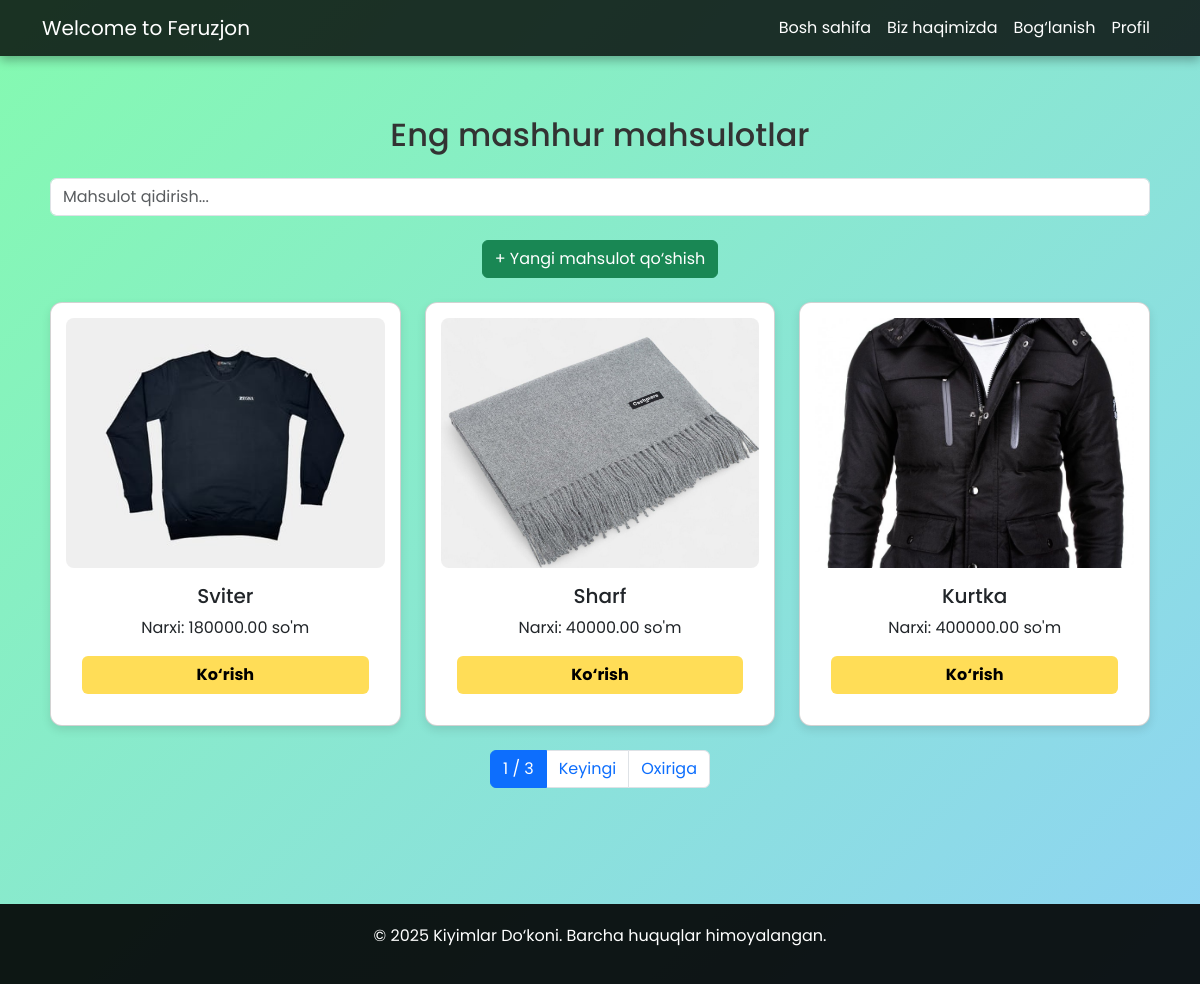
/products/ (signed in), run on an earlier commit of the app's database.
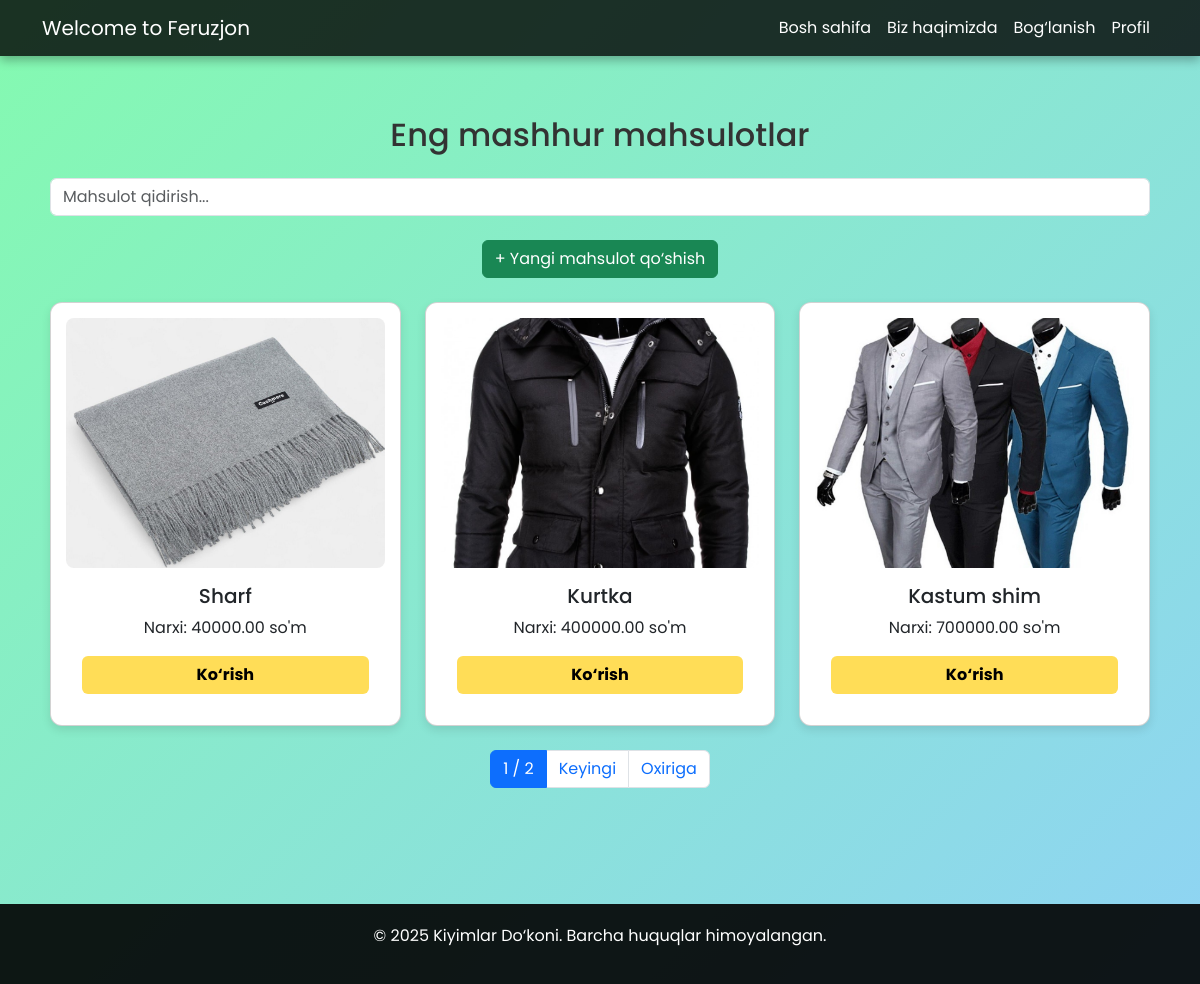
And on a later commit of the database.
### accaunt/models.py (models this page shows, shortened)
class CustomUser(AbstractUser):
    phone = models.CharField(max_length=15, blank=True, null=True)
    profile_image = models.ImageField(upload_to='profile_images/', default='profile_image/default.png', null=True, blank=True)
    groups = models.ManyToManyField(
        "auth.Group",
        related_name="customuser_set",
        blank=True
    )
    user_permissions = models.ManyToManyField(
        "auth.Permission",
        related_name="customuser_permissions_set",
        blank=True
    )

### home/models.py (models this page shows, shortened)
class Product(models.Model):
    name = models.CharField(max_length=100)
    price = models.DecimalField(max_digits=10, decimal_places=2)
    color = models.CharField(max_length=50)
    quantity = models.PositiveIntegerField()
    description = models.CharField(max_length=150)
    image = models.ImageField(upload_to='images/', default='defaults/default.jpg' ,null= True, blank=True)
    created_at = models.DateTimeField(auto_now_add=True)
    updated_at = models.DateTimeField(auto_now=True)
    class Meta:
        ordering = ['-created_at', '-updated_at']
        verbose_name_plural = 'Products'
        verbose_name = 'Product'

### home/views.py (the view)
# urls.py: path('products/', Products.as_view(), name='products'),
class Products(LoginRequiredMixin, View):
    login_url = 'login'
    def get(self, request):
        q = request.GET.get('q')
        user = request.user
        if q:
            products = Product.objects.filter(Q(name__icontains=q) | Q(price__icontains=q))
        else:
            product = Product.objects.all()
            paginator = Paginator(product, 3)
            page_number = request.GET.get("page")
            products = paginator.get_page(page_number)
        return render(request, 'home/products.html', {'products': products, 'user': user})

### templates/home/products.html (shortened to what this page needs)
{% load static %}
<!DOCTYPE html>
<html lang="uz">
<head>
    <link rel="stylesheet" href="https://cdn.jsdelivr.net/npm/bootstrap@5.3.0/dist/css/bootstrap.min.css">
</head>
<body>
    <nav class="navbar navbar-expand-lg">
        <div class="container">
            <a class="navbar-brand" href="#">Welcome to {{ user.first_name }}</a>
            <div class="collapse navbar-collapse" id="navbarNav">
                <ul class="navbar-nav ms-auto">
                    <li class="nav-item"><a class="nav-link" href="{% url 'home' %}">Bosh sahifa</a></li>
                    <li class="nav-item"><a class="nav-link" href="{% url 'about' %}">Biz haqimizda</a></li>
                    <li class="nav-item"><a class="nav-link" href="{% url 'contact' %}">Bog‘lanish</a></li>
                    <li class="nav-item"><a class="nav-link" href="{% url 'profile' %}">Profil</a></li>
                </ul>
            </div>
        </div>
    </nav>
    <section class="container products" id="products">
        <h2 class="mb-4">Eng mashhur mahsulotlar</h2>
        <form method="GET" action="{% url 'products' %}" class="mb-4">
            <input type="text" name="q" class="form-control" placeholder="Mahsulot qidirish...">
        </form>
        <a href="{% url 'create' %}" class="btn btn-success mb-4">+ Yangi mahsulot qo‘shish</a>
        <div class="row">
            {% for kiyim in products %}
                <div class="col-md-4 mb-4">
                    <div class="card product-card">
                        {% if kiyim.image %}
                            <img src="{{ kiyim.image.url }}" alt="{{ kiyim.name }}">
                        {% else %}
                            <img src="/media/defaults/default.jpg" alt="Standart rasm">
                        {% endif %}
                        <div class="card-body">
                            <h5 class="card-title">{{ kiyim.name }}</h5>
                            <p class="card-text">Narxi: {{ kiyim.price }} so'm</p>
                            <a href="{% url 'detail' kiyim.id %}" class="btn btn-custom">Ko‘rish</a>
                        </div>
                    </div>
                </div>
            {% endfor %}
        </div>
        <nav>
            <ul class="pagination justify-content-center">
                <li class="page-item active"><span class="page-link">{{ products.number }} / {{ products.paginator.num_pages }}</span></li>
                {% if products.has_next %}
                    <li class="page-item"><a class="page-link" href="?page={{ products.next_page_number }}">Keyingi</a></li>
                    <li class="page-item"><a class="page-link" href="?page={{ products.paginator.num_pages }}">Oxiriga</a></li>
                {% endif %}
            </ul>
        </nav>
    </section>
    <footer class="footer">
        <p>&copy; 2025 Kiyimlar Do‘koni. Barcha huquqlar himoyalangan.</p>
    </footer>
</body>
</html>

What changed in the data, as far as the page shows it:
removed Product: image (picture), name "Sviter", price "180000.00"
now on this page (row unchanged): Product: image (picture), name "Kastum shim", price "700000.00"
Also different on the page:
{{ products.paginator.num_pages }}: "3" → "2"
